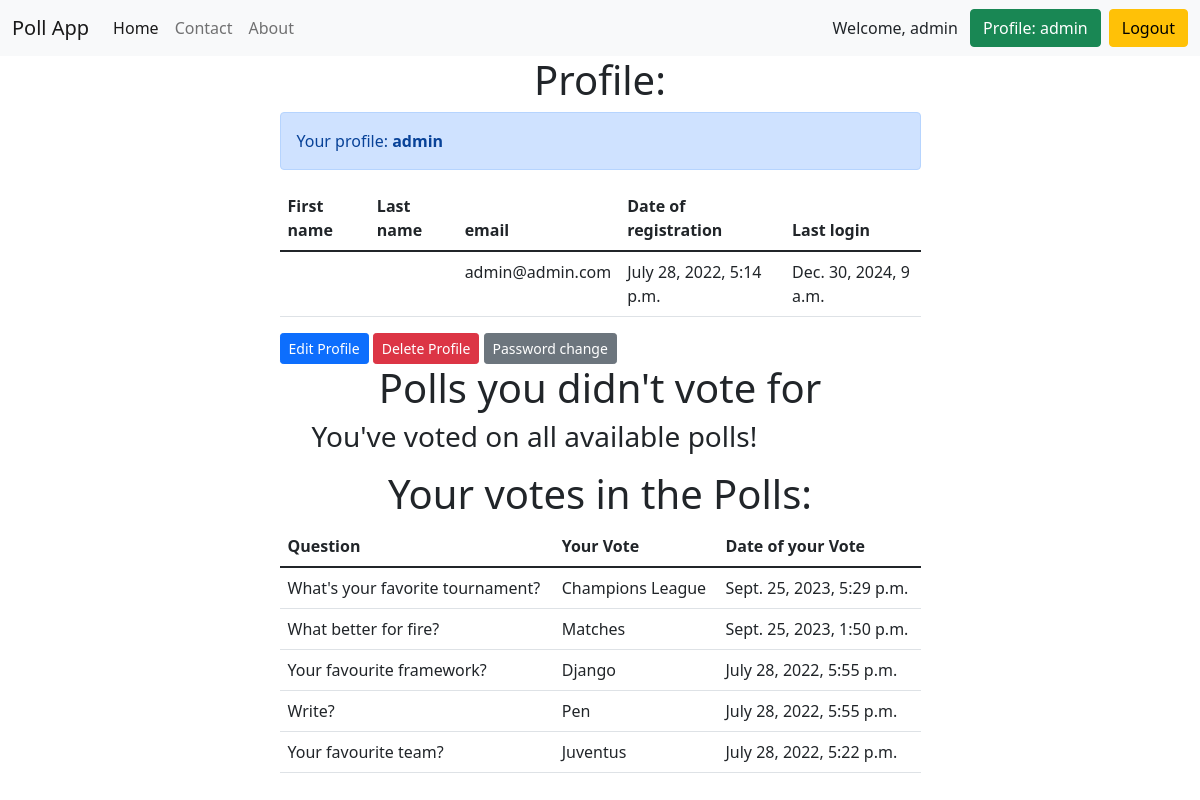
Before: /users/profile/ (signed in) with the older database file.
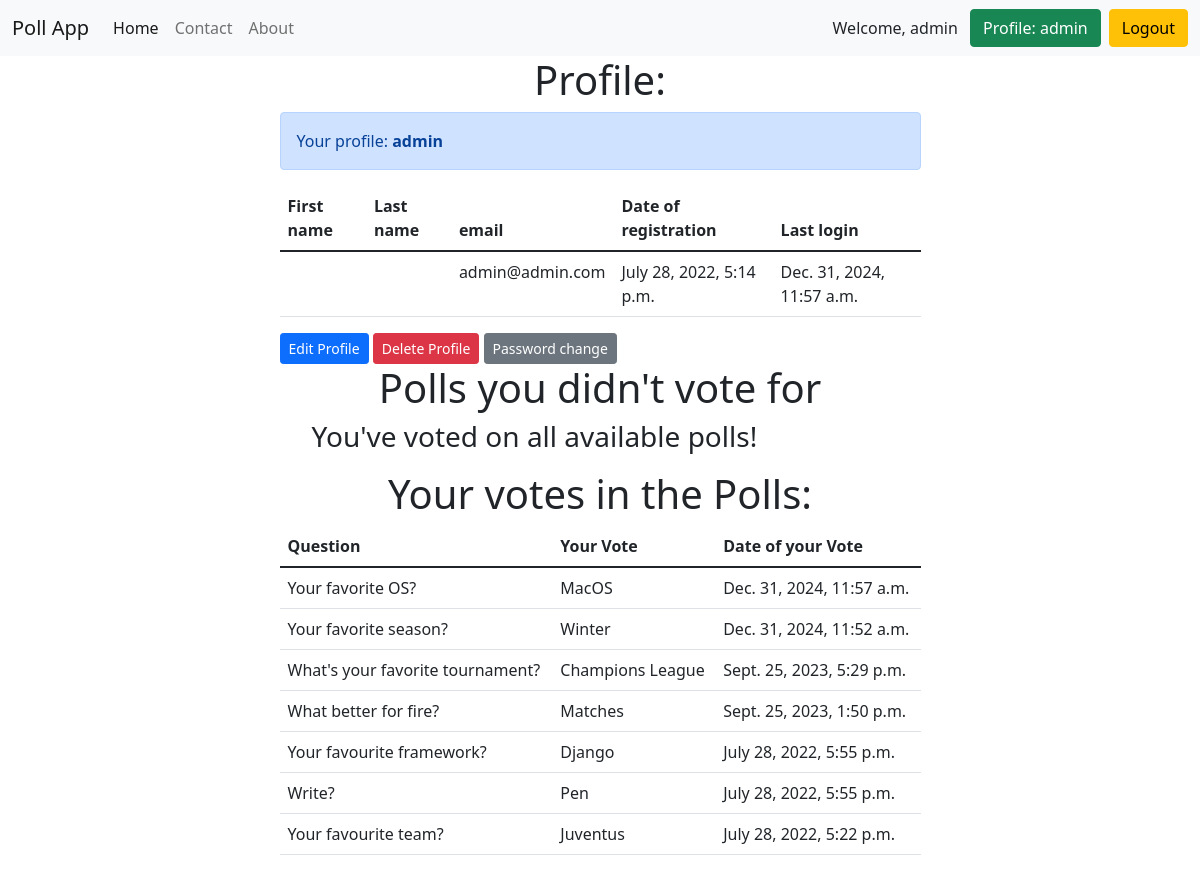
After: the same page with the newer database file.
### accounts/models.py (models this page shows)
class User(AbstractUser):
    email = models.EmailField(unique=True)
    email_confirmed = models.BooleanField(default=False)

### poll_app/models.py (models this page shows, shortened)
class Vote(models.Model):
    choice = models.ForeignKey(Choice, on_delete=models.CASCADE)
    voter = models.ForeignKey(User, on_delete=models.CASCADE)
    question = models.ForeignKey(Question, on_delete=models.CASCADE)
    created_at = models.DateTimeField(auto_now_add=True)
    class Meta:
        ordering = ['-created_at']

class Question(models.Model):
    question_text = models.CharField(max_length=100, unique=True)
    slug = models.SlugField(unique=True)
    created_at = models.DateTimeField(auto_now_add=True)
    is_active = models.BooleanField(default=True)
    views = models.ManyToManyField(IpModel, related_name='post_views', blank=True)
    class Meta:
        ordering = ['-created_at']

class Choice(models.Model):
    choice_text = models.CharField(max_length=100)
    question = models.ForeignKey(Question, on_delete=models.CASCADE)

### accounts/views.py (the view)
# urls.py: path('profile/', profile, name='profile'),
@login_required
def profile(request):
    votes = Vote.objects.filter(voter=request.user).order_by('-created_at')
    polls_without_vote = Question.objects.exclude(id__in=Vote.objects.filter(voter=request.user).values('question'))
    return render(request, 'accounts/profile.html', {'votes': votes,
                                                     'polls_without_vote': polls_without_vote, })

### accounts/templates/accounts/profile.html (shortened to what this page needs)
{% extends 'base.html' %}
{% block content %}
<h1 class="text-center">Profile:</h1>
<div class="alert alert-primary" role="alert">Your profile: <b>{{ user.username }}</b></div>
<table class="table">
    <thead>
    <tr>
        <th scope="col">First name</th>
        <th scope="col">Last name</th>
        <th scope="col">email</th>
        <th scope="col">Date of registration</th>
        <th scope="col">Last login</th>
    </tr>
    </thead>
    <tbody>
    <tr>
        <td>{{ user.first_name }}</td>
        <td>{{ user.last_name }}</td>
        <td>{{ user.email }}</td>
        <td>{{ user.date_joined }}</td>
        <td>{{ user.last_login }}</td>
    </tr>
    </tbody>
</table>
<a href="{% url 'accounts:edit_user' %}" class="btn btn-primary btn-sm">Edit Profile</a>
<a href="{% url 'accounts:delete_user' %}" class="btn btn-danger btn-sm">Delete Profile</a>
<a href="{% url 'accounts:password_change' %}" class="btn btn-secondary btn-sm">Password change</a>
<h1 class="text-center">Polls you didn't vote for</h1>
<ul>
    {% for poll in polls_without_vote %}
    <div class="alert alert-danger" role="alert">
        {{ poll.question_text }} - <a type="button" class="btn btn-danger" href="{% url 'poll_app:detail' poll.slug %}">Vote</a>
    </div>
    {% empty %}
    <h3>You've voted on all available polls!</h3>
    {% endfor %}
</ul>
<h1 class="text-center">Your votes in the Polls:</h1>
{% if votes %}
<table class="table">
    <thead>
    <tr>
        <th scope="col">Question</th>
        <th scope="col">Your Vote</th>
        <th scope="col">Date of your Vote</th>
    </tr>
    </thead>
    <tbody>
    {% for vote in votes %}
    <tr>
        <td>{{ vote.question.question_text }}</td>
        <td>{{ vote.choice.choice_text }}</td>
        <td>{{ vote.created_at }}</td>
    </tr>
    {% endfor %}
    </tbody>
</table>
{% else %}
<p>You haven't voted yet.</p>
{% endif %}
{% endblock %}

### templates/base.html (shortened to what this page needs)
<!DOCTYPE html>
<html lang="en">
<head>
    <link href="https://cdn.jsdelivr.net/npm/bootstrap@5.1.3/dist/css/bootstrap.min.css" rel="stylesheet"
>
</head>
<body>
<nav class="navbar navbar-expand-lg navbar-light bg-light">
    <div class="container-fluid">
        <a class="navbar-brand" href="{% url 'poll_app:home' %}">Poll App</a>
        <div class="collapse navbar-collapse" id="navbarNavAltMarkup">
            <div class="navbar-nav">
                <a class="nav-link active" aria-current="page" href="{% url 'poll_app:home' %}">Home</a>
                <a class="nav-link" href="{% url 'contact:contact' %}">Contact</a>
                <a class="nav-link" href="{% url 'poll_app:about' %}">About</a>
            </div>
        </div>
        {% if request.user.is_authenticated %}
        Welcome, {{ user.username }}
        &ensp;<a class="btn btn-success" href="{% url 'accounts:profile' %}" type="submit">Profile: {{ user.username }}</a>
        &ensp;<form method="post" action="{% url 'accounts:logout' %} ">
        <button class="btn btn-warning btn-block" type="submit">Logout</button>
        </form>
        {% else %}
        <a class="btn btn-warning" href="{% url 'accounts:login' %}" type="submit">Login</a>&ensp;
        <a class="btn btn-danger" href="{% url 'accounts:signup' %}" type="submit">Sign Up</a>
        {% endif %}
    </div>
</nav>
<div class="container">
    <div class="row">
        <div class="col-md-7 m-auto">
            {% block content %}
            {% endblock %}
        </div>
    </div>
</div>
</body>
</html>

Changed rows visible on the page:
changed User "admin": last_login "Dec. 30, 2024, 9 a.m." → "Dec. 31, 2024, 11:57 a.m."
added Vote: question.question_text "Your favorite OS?", choice.choice_text "MacOS", created_at "Dec. 31, 2024, 11:57 a.m."
added Vote: question.question_text "Your favorite season?", choice.choice_text "Winter", created_at "Dec. 31, 2024, 11:52 a.m."
